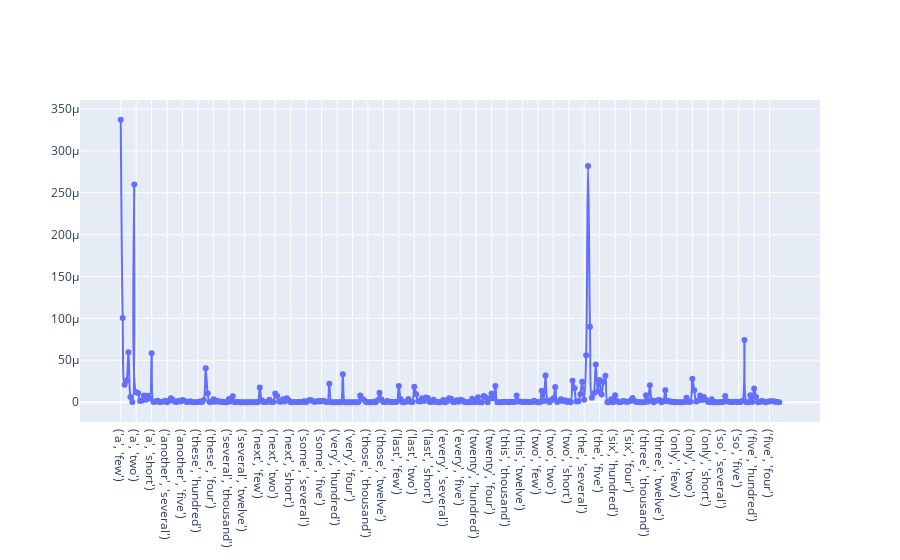

The notebook cell this image was saved under:
### Code cell
from semiolog import util_g

parad_pair = util_g.subsequences(text.parad_chain.keys_t_soft,2)

n = 1
cross_parad_pair = [(l,r) for l in parad_pair[n][0] for r in parad_pair[n][1]]
prob_parad_pair = [semiotic.ng2.prob.get(pair,0) for pair in cross_parad_pair]

util_g.plot_scatter_line([str(pair) for pair in cross_parad_pair],prob_parad_pair)

### Figure 1 — Plotly figure (JSON) as saved in the notebook; plotly's stock layout.template omitted (floating-point values rounded to 4 significant figures; data arrays with more than 128 entries replaced by an {"elided": "..."} marker saying what was removed)
{"data": [{"line": {"shape": "spline"}, "mode": "lines+markers", "type": "scatter", "x": {"elided": "342 str values"}, "y": {"elided": "342 float values"}}], "layout": {"title": {}, "xaxis": {"title": {}}, "yaxis": {"title": {}}}}
